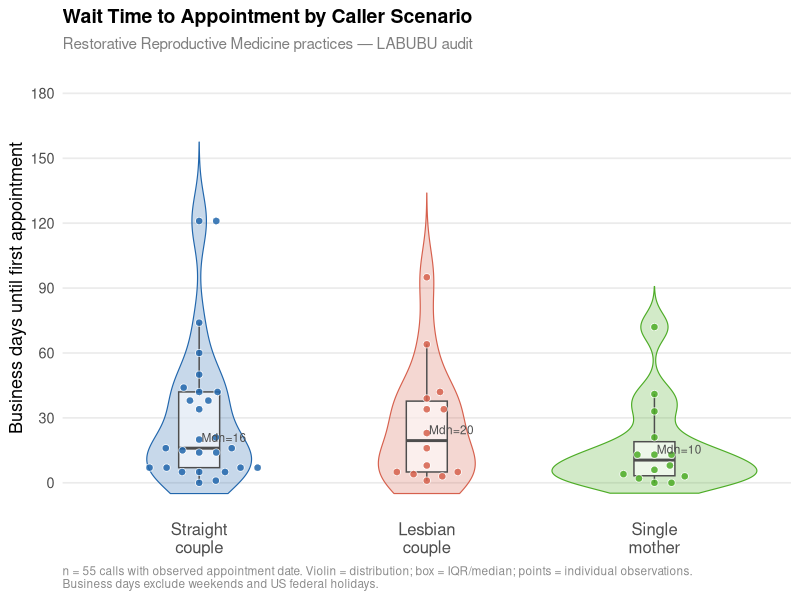
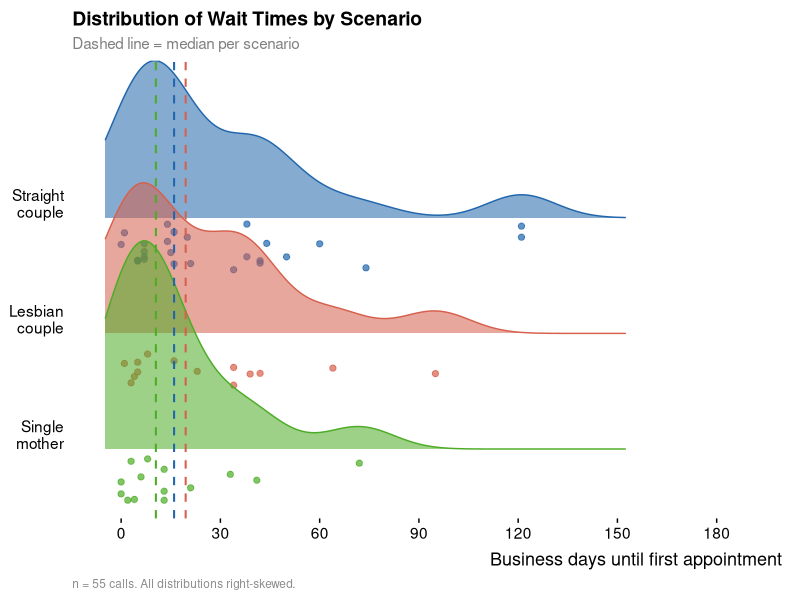
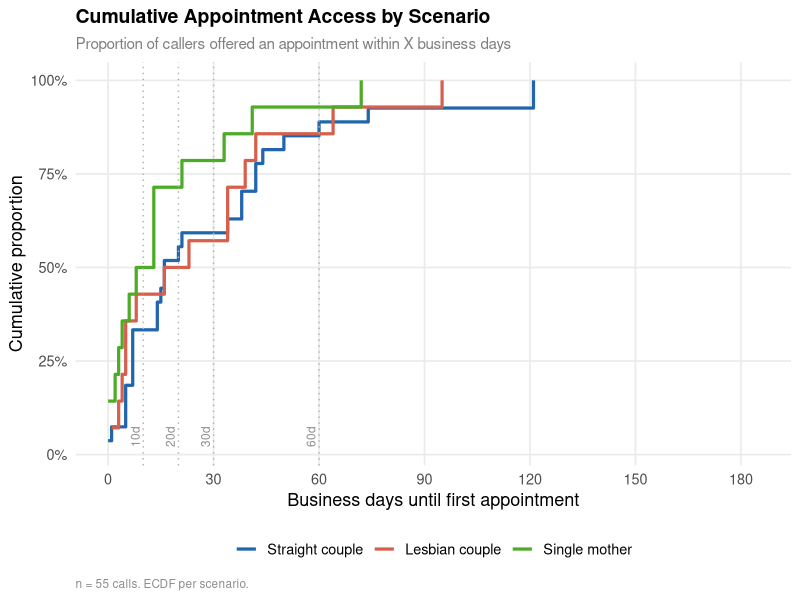
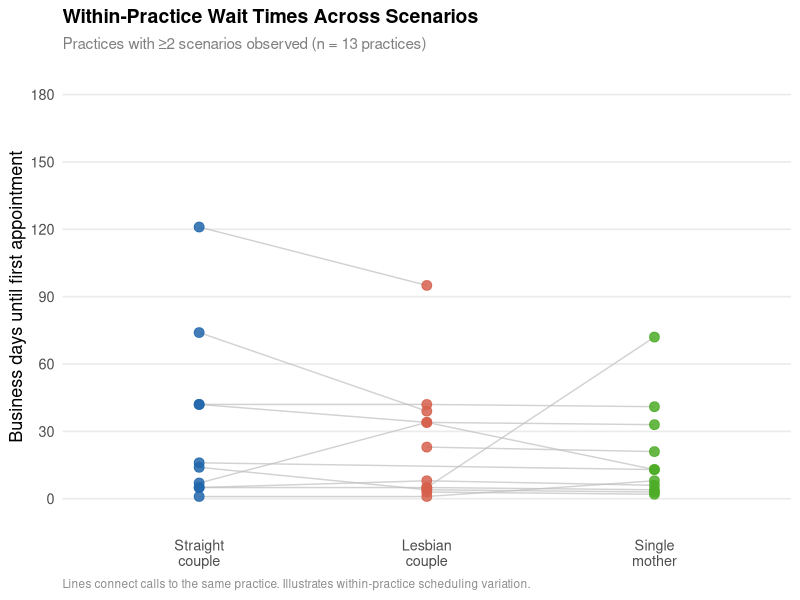
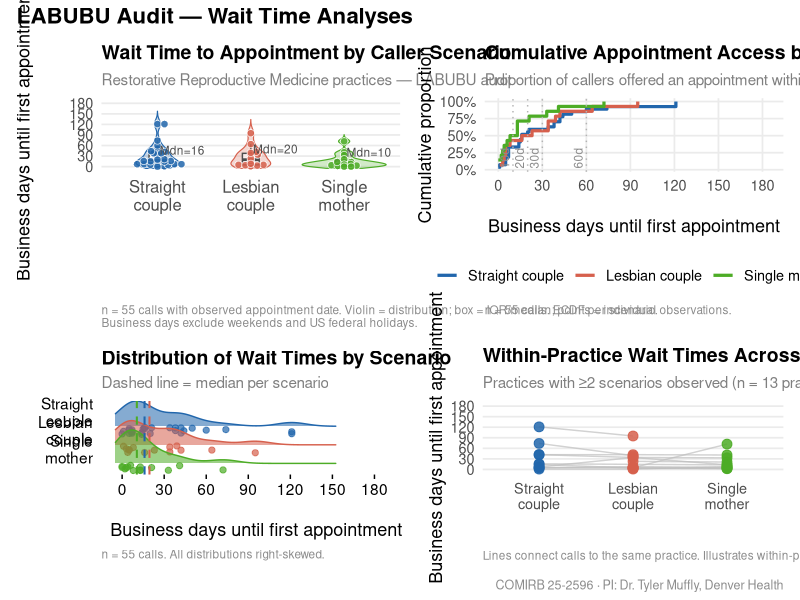

Here is the R script that generated these plots, in order:
library(ggplot2)
library(ggbeeswarm)
library(ggridges)
library(patchwork)
library(dplyr)
library(scales)
library(forcats)

fig_dir <- file.path("mysterycall_outputs", "figures")
dir.create(fig_dir, recursive = TRUE, showWarnings = FALSE)

dat_all <- read.csv(
  file.path("mysterycall_outputs", "labubu_cleaned_analysis.csv"),
  stringsAsFactors = FALSE
)

# Wait-time subset: analytic inclusions with an observed appointment
dat_wait <- dat_all |>
  filter(analytic_inclusion == TRUE, !is.na(business_days), business_days >= 0) |>
  mutate(
    scenario = factor(scenario,
                      levels = c("Straight couple", "Lesbian couple", "Single mother"))
  )

# Colour palette — colorblind-safe
pal <- c(
  "Straight couple" = "#2166AC",
  "Lesbian couple"  = "#D6604D",
  "Single mother"   = "#4DAC26"
)

scenario_labels <- c(
  "Straight couple" = "Straight\ncouple",
  "Lesbian couple"  = "Lesbian\ncouple",
  "Single mother"   = "Single\nmother"
)

# ── Figure 1: Raincloud (violin + boxplot + beeswarm) ─────────────────────────
medians <- dat_wait |>
  group_by(scenario) |>
  summarise(med = median(business_days, na.rm = TRUE),
            n   = n(),
            .groups = "drop")

p1 <- ggplot(dat_wait, aes(x = scenario, y = business_days, fill = scenario, colour = scenario)) +
  geom_violin(alpha = 0.25, linewidth = 0.4, width = 0.9, trim = FALSE) +
  geom_boxplot(width = 0.18, alpha = 0.6, outlier.shape = NA, linewidth = 0.5,
               colour = "grey30", fill = "white") +
  geom_beeswarm(size = 2.2, cex = 2.5, alpha = 0.85, shape = 21,
                stroke = 0.4, colour = "white", aes(fill = scenario)) +
  geom_text(data = medians,
            aes(x = scenario, y = med, label = paste0("Mdn=", round(med, 0))),
            vjust = -0.7, hjust = -0.05, size = 3, colour = "grey30",
            inherit.aes = FALSE) +
  scale_x_discrete(labels = scenario_labels) +
  scale_fill_manual(values = pal, guide = "none") +
  scale_colour_manual(values = pal, guide = "none") +
  scale_y_continuous(breaks = seq(0, 180, 30), limits = c(-5, 185)) +
  labs(
    title    = "Wait Time to Appointment by Caller Scenario",
    subtitle = "Restorative Reproductive Medicine practices — LABUBU audit",
    x        = NULL,
    y        = "Business days until first appointment",
    caption  = paste0(
      "n = ", nrow(dat_wait), " calls with observed appointment date. ",
      "Violin = distribution; box = IQR/median; points = individual observations.\n",
      "Business days exclude weekends and US federal holidays."
    )
  ) +
  theme_minimal(base_size = 13) +
  theme(
    plot.title    = element_text(face = "bold", size = 14),
    plot.subtitle = element_text(colour = "grey50", size = 11),
    plot.caption  = element_text(colour = "grey55", size = 8.5, hjust = 0),
    panel.grid.major.x = element_blank(),
    panel.grid.minor   = element_blank(),
    axis.text.x  = element_text(size = 12)
  )

ggsave(file.path(fig_dir, "fig1_raincloud_wait_by_scenario.png"),
       p1, width = 7, height = 5.5, dpi = 300, bg = "white")

# ── Figure 2: Ridge density plot ──────────────────────────────────────────────
p2 <- ggplot(dat_wait,
             aes(x = business_days, y = fct_rev(scenario),
                 fill = scenario, colour = scenario)) +
  geom_density_ridges(
    alpha        = 0.55,
    linewidth    = 0.5,
    jittered_points = TRUE,
    point_size   = 1.8,
    point_alpha  = 0.7,
    position     = position_raincloud(adjust_vlines = TRUE)
  ) +
  geom_vline(data = medians,
             aes(xintercept = med, colour = scenario),
             linetype = "dashed", linewidth = 0.7, show.legend = FALSE) +
  scale_y_discrete(labels = rev(c("Straight\ncouple", "Lesbian\ncouple", "Single\nmother"))) +
  scale_x_continuous(breaks = seq(0, 180, 30), limits = c(-5, 190)) +
  scale_fill_manual(values = pal, guide = "none") +
  scale_colour_manual(values = pal, guide = "none") +
  labs(
    title    = "Distribution of Wait Times by Scenario",
    subtitle = "Dashed line = median per scenario",
    x        = "Business days until first appointment",
    y        = NULL,
    caption  = paste0("n = ", nrow(dat_wait), " calls. All distributions right-skewed.")
  ) +
  theme_ridges(font_size = 13, grid = FALSE) +
  theme(
    plot.title    = element_text(face = "bold", size = 14),
    plot.subtitle = element_text(colour = "grey50", size = 11),
    plot.caption  = element_text(colour = "grey55", size = 8.5, hjust = 0)
  )

ggsave(file.path(fig_dir, "fig2_ridgeplot_wait_by_scenario.png"),
       p2, width = 7, height = 5, dpi = 300, bg = "white")

# ── Figure 3: Empirical CDF ───────────────────────────────────────────────────
ref_days <- c(10, 20, 30, 60)

p3 <- ggplot(dat_wait, aes(x = business_days, colour = scenario)) +
  stat_ecdf(linewidth = 1.1, pad = FALSE) +
  geom_vline(xintercept = ref_days, linetype = "dotted",
             colour = "grey70", linewidth = 0.5) +
  annotate("text", x = ref_days, y = 0.02,
           label = paste0(ref_days, "d"), size = 3, colour = "grey55",
           angle = 90, vjust = -0.4, hjust = 0) +
  scale_x_continuous(breaks = seq(0, 180, 30), limits = c(0, 185)) +
  scale_y_continuous(labels = percent_format(accuracy = 1),
                     breaks = seq(0, 1, 0.25)) +
  scale_colour_manual(values = pal, name = NULL) +
  labs(
    title    = "Cumulative Appointment Access by Scenario",
    subtitle = "Proportion of callers offered an appointment within X business days",
    x        = "Business days until first appointment",
    y        = "Cumulative proportion",
    caption  = paste0("n = ", nrow(dat_wait), " calls. ECDF per scenario.")
  ) +
  theme_minimal(base_size = 13) +
  theme(
    plot.title    = element_text(face = "bold", size = 14),
    plot.subtitle = element_text(colour = "grey50", size = 11),
    plot.caption  = element_text(colour = "grey55", size = 8.5, hjust = 0),
    legend.position   = "bottom",
    panel.grid.minor  = element_blank()
  )

ggsave(file.path(fig_dir, "fig3_ecdf_wait_by_scenario.png"),
       p3, width = 7, height = 5, dpi = 300, bg = "white")

# ── Figure 4: Within-practice paired dot plot ─────────────────────────────────
# Practices with ≥2 scenarios observed in the wait-time subset
multi <- dat_wait |>
  group_by(practice_id) |>
  filter(n_distinct(scenario) >= 2) |>
  ungroup()

p4 <- ggplot(multi, aes(x = scenario, y = business_days,
                         group = practice_id, colour = scenario)) +
  geom_line(aes(group = practice_id), colour = "grey75", linewidth = 0.5, alpha = 0.7) +
  geom_point(size = 3, alpha = 0.85) +
  scale_x_discrete(labels = scenario_labels) +
  scale_colour_manual(values = pal, guide = "none") +
  scale_y_continuous(breaks = seq(0, 180, 30), limits = c(-5, 185)) +
  labs(
    title    = "Within-Practice Wait Times Across Scenarios",
    subtitle = paste0("Practices with ≥2 scenarios observed (n = ",
                      n_distinct(multi$practice_id), " practices)"),
    x        = NULL,
    y        = "Business days until first appointment",
    caption  = "Lines connect calls to the same practice. Illustrates within-practice scheduling variation."
  ) +
  theme_minimal(base_size = 13) +
  theme(
    plot.title    = element_text(face = "bold", size = 14),
    plot.subtitle = element_text(colour = "grey50", size = 11),
    plot.caption  = element_text(colour = "grey55", size = 8.5, hjust = 0),
    panel.grid.major.x = element_blank(),
    panel.grid.minor   = element_blank()
  )

ggsave(file.path(fig_dir, "fig4_within_practice_pairs.png"),
       p4, width = 7, height = 5.5, dpi = 300, bg = "white")

# ── Combined panel (patchwork) ────────────────────────────────────────────────
panel <- (p1 | p3) / (p2 | p4) +
  plot_annotation(
    title   = "LABUBU Audit — Wait Time Analyses",
    caption = "COMIRB 25-2596 · PI: Dr. Tyler Muffly, Denver Health",
    theme   = theme(
      plot.title   = element_text(face = "bold", size = 16),
      plot.caption = element_text(colour = "grey55", size = 9)
    )
  )

ggsave(file.path(fig_dir, "fig_panel_wait_times.png"),
       panel, width = 14, height = 11, dpi = 300, bg = "white")

cat("Figures written to", fig_dir, "\n")
cat("  fig1_raincloud_wait_by_scenario.png\n")
cat("  fig2_ridgeplot_wait_by_scenario.png\n")
cat("  fig3_ecdf_wait_by_scenario.png\n")
cat("  fig4_within_practice_pairs.png\n")
cat("  fig_panel_wait_times.png  (combined 2x2 panel)\n")
